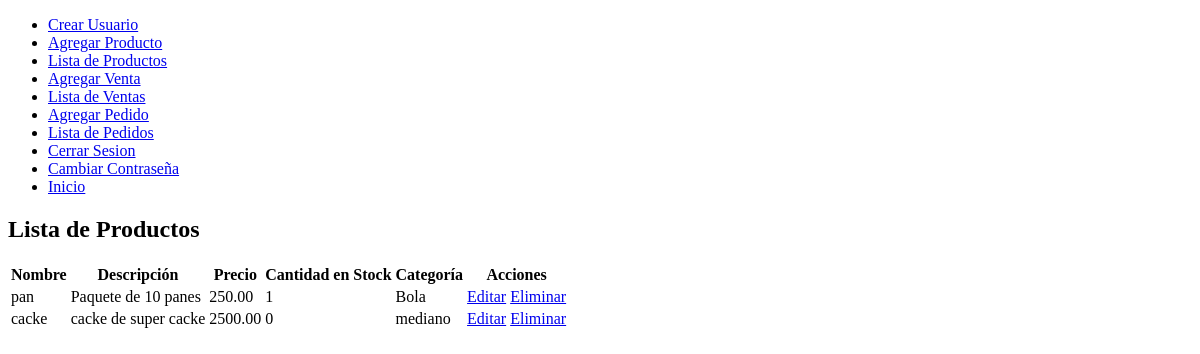
The app's page /lista_productos/ (signed in), older data.
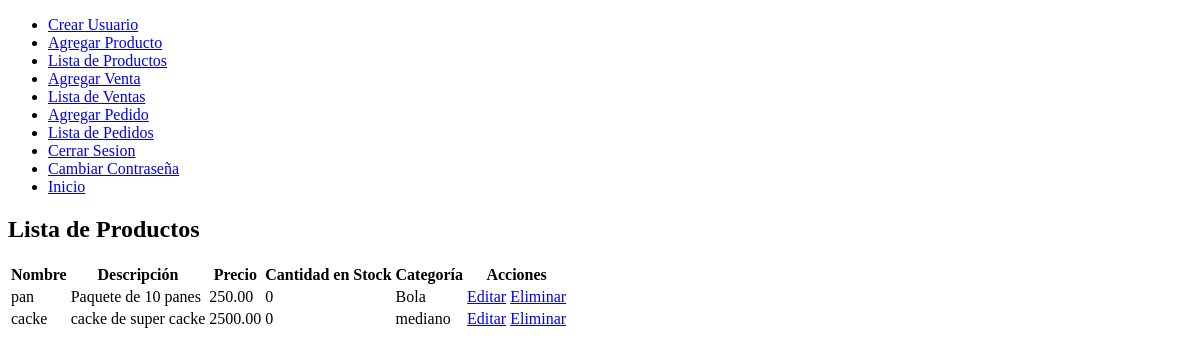
The same page, newer data.
### app/models.py (models this page shows, shortened)
class Producto(models.Model):
    nombre = models.CharField(max_length=255)
    descripcion = models.TextField()
    precio_venta = models.DecimalField(max_digits=10, decimal_places=2)
    cantidad_stock = models.PositiveIntegerField(default=0)
    categoria = models.CharField(max_length=100, null=True, blank=True)

### app/views.py (the view)
# urls.py: path('lista_productos/', views.lista_productos, name='lista_productos'),
@login_required
def lista_productos(request):
    productos = Producto.objects.all()  # Obtener todos los productos
    return render(request, 'lista_productos.html', {'productos': productos})

### punto_de_venta/templates/lista_productos.html
{% extends 'base.html' %}
{% block content %}
  <h2>Lista de Productos</h2>
  <table>
    <thead>
      <tr>
        <th>Nombre</th>
        <th>Descripción</th>
        <th>Precio</th>
        <th>Cantidad en Stock</th>
        <th>Categoría</th>
        <th>Acciones</th>
      </tr>
    </thead>
    <tbody>
      {% for producto in productos %}
        <tr>
          <td>{{ producto.nombre }}</td>
          <td>{{ producto.descripcion }}</td>
          <td>{{ producto.precio_venta }}</td>
          <td>{{ producto.cantidad_stock }}</td>
          <td>{{ producto.categoria }}</td>
          <td>
            <a href="{% url 'editar_producto' producto.id %}" class="btn btn-primary">Editar</a>
            <a href="{% url 'eliminar_producto' producto.id %}" class="btn btn-danger">Eliminar</a>
          </td>
        </tr>
      {% endfor %}
    </tbody>
  </table>
{% endblock %}

Row changes from the older to the newer data that the page shows:
changed Producto "pan": cantidad_stock "1" → "0"
